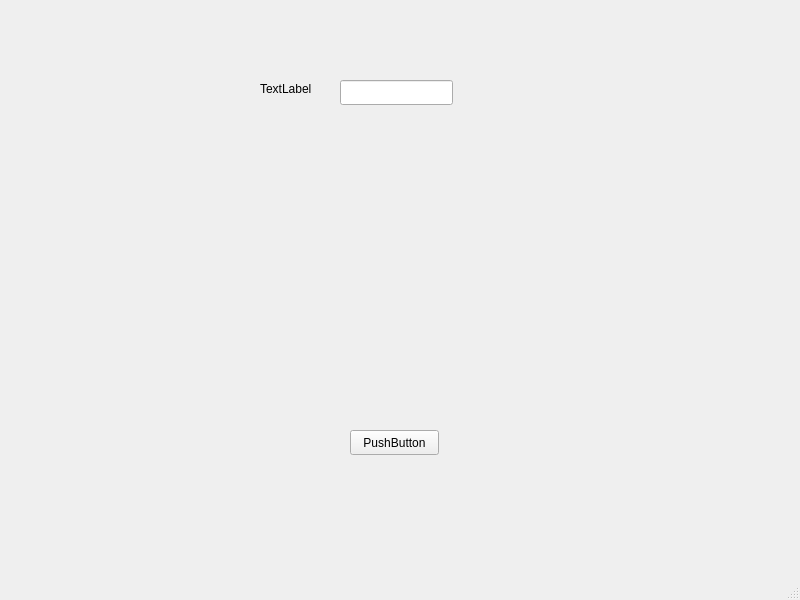
<?xml version="1.0" encoding="UTF-8"?>
<ui version="4.0">
 <class>MainWindow</class>
 <widget class="QMainWindow" name="MainWindow">
  <property name="geometry">
   <rect>
    <x>0</x>
    <y>0</y>
    <width>800</width>
    <height>600</height>
   </rect>
  </property>
  <property name="windowTitle">
   <string>MainWindow</string>
  </property>
  <widget class="QWidget" name="centralwidget">
   <widget class="QPushButton" name="pushButton">
    <property name="geometry">
     <rect>
      <x>350</x>
      <y>430</y>
      <width>89</width>
      <height>25</height>
     </rect>
    </property>
    <property name="text">
     <string>PushButton</string>
    </property>
   </widget>
   <widget class="QLineEdit" name="lineEdit">
    <property name="geometry">
     <rect>
      <x>340</x>
      <y>80</y>
      <width>113</width>
      <height>25</height>
     </rect>
    </property>
   </widget>
   <widget class="QLabel" name="label">
    <property name="geometry">
     <rect>
      <x>260</x>
      <y>80</y>
      <width>67</width>
      <height>17</height>
     </rect>
    </property>
    <property name="text">
     <string>TextLabel</string>
    </property>
   </widget>
  </widget>
  <widget class="QMenuBar" name="menubar">
   <property name="geometry">
    <rect>
     <x>0</x>
     <y>0</y>
     <width>800</width>
     <height>22</height>
    </rect>
   </property>
  </widget>
  <widget class="QStatusBar" name="statusbar"/>
 </widget>
 <resources/>
 <connections/>
</ui>
